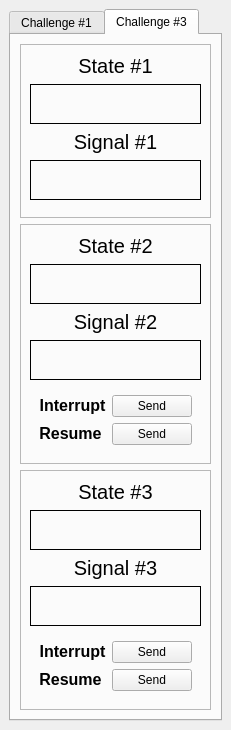
  <widget class="QDockWidget" name="dockWidget_7">
   <property name="floating">
    <bool>false</bool>
   </property>
   <property name="features">
    <set>QDockWidget::DockWidgetFloatable|QDockWidget::DockWidgetMovable</set>
   </property>
   <property name="windowTitle">
    <string>State Machine</string>
   </property>
   <attribute name="dockWidgetArea">
    <number>1</number>
   </attribute>
   <widget class="QWidget" name="dockWidgetContents_12">
    <layout class="QHBoxLayout" name="horizontalLayout">
     <item>
      <widget class="QTabWidget" name="tabWidget">
       <property name="currentIndex">
        <number>1</number>
       </property>
       <property name="movable">
        <bool>false</bool>
       </property>
       <widget class="QWidget" name="tab_2">
        <attribute name="title">
         <string>Challenge #1</string>
        </attribute>
       </widget>
       <widget class="QWidget" name="tab">
        <attribute name="title">
         <string>Challenge #3</string>
        </attribute>
        <layout class="QVBoxLayout" name="verticalLayout_8">
         <item>
          <widget class="QFrame" name="frame_8">
           <property name="sizePolicy">
            <sizepolicy hsizetype="Preferred" vsizetype="Minimum">
             <horstretch>0</horstretch>
             <verstretch>0</verstretch>
            </sizepolicy>
           </property>
           <property name="maximumSize">
            <size>
             <width>16777215</width>
             <height>250</height>
            </size>
           </property>
           <property name="frameShape">
            <enum>QFrame::StyledPanel</enum>
           </property>
           <property name="frameShadow">
            <enum>QFrame::Raised</enum>
           </property>
           <layout class="QVBoxLayout" name="verticalLayout">
            <item>
             <widget class="QLabel" name="label_53">
              <property name="maximumSize">
               <size>
                <width>16777215</width>
                <height>30</height>
               </size>
              </property>
              <property name="font">
               <font>
                <pointsize>15</pointsize>
               </font>
              </property>
              <property name="text">
               <string>&lt;html&gt;&lt;head/&gt;&lt;body&gt;&lt;p align=&quot;center&quot;&gt;State #1&lt;/p&gt;&lt;/body&gt;&lt;/html&gt;</string>
              </property>
             </widget>
            </item>
            <item>
             <widget class="QLabel" name="state_label1">
              <property name="maximumSize">
               <size>
                <width>16777215</width>
                <height>40</height>
               </size>
              </property>
              <property name="font">
               <font>
                <pointsize>18</pointsize>
               </font>
              </property>
              <property name="styleSheet">
               <string notr="true">QLabel{
     border-width: 1px;
     border-style: solid;
     border-color: rgb(0, 0, 0);
}</string>
              </property>
              <property name="text">
               <string>&lt;html&gt;&lt;head/&gt;&lt;body&gt;&lt;p align=&quot;center&quot;&gt;&lt;br/&gt;&lt;/p&gt;&lt;/body&gt;&lt;/html&gt;</string>
              </property>
              <property name="alignment">
               <set>Qt::AlignCenter</set>
              </property>
             </widget>
            </item>
            <item>
             <widget class="QLabel" name="label_55">
              <property name="maximumSize">
               <size>
                <width>16777215</width>
                <height>30</height>
               </size>
              </property>
              <property name="font">
               <font>
                <pointsize>15</pointsize>
               </font>
              </property>
              <property name="text">
               <string>&lt;html&gt;&lt;head/&gt;&lt;body&gt;&lt;p align=&quot;center&quot;&gt;Signal #1&lt;/p&gt;&lt;/body&gt;&lt;/html&gt;</string>
              </property>
             </widget>
            </item>
            <item>
             <widget class="QLabel" name="signal_label1">
              <property name="maximumSize">
               <size>
                <width>16777215</width>
                <height>40</height>
               </size>
              </property>
              <property name="font">
               <font>
                <pointsize>18</pointsize>
               </font>
              </property>
              <property name="styleSheet">
               <string notr="true">QLabel{
     border-width: 1px;
     border-style: solid;
     border-color: rgb(0, 0, 0);
}</string>
              </property>
              <property name="text">
               <string>&lt;html&gt;&lt;head/&gt;&lt;body&gt;&lt;p align=&quot;center&quot;&gt;&lt;br/&gt;&lt;/p&gt;&lt;/body&gt;&lt;/html&gt;</string>
              </property>
              <property name="alignment">
               <set>Qt::AlignCenter</set>
              </property>
             </widget>
            </item>
            <item>
             <widget class="QWidget" name="widget" native="true">
              <property name="sizePolicy">
               <sizepolicy hsizetype="Preferred" vsizetype="Minimum">
                <horstretch>0</horstretch>
                <verstretch>0</verstretch>
               </sizepolicy>
              </property>
              <property name="maximumSize">
               <size>
                <width>16777215</width>
                <height>70</height>
               </size>
              </property>
              <widget class="QPushButton" name="resumebutton1">
               <property name="geometry">
                <rect>
                 <x>98</x>
                 <y>38</y>
                 <width>80</width>
                 <height>23</height>
                </rect>
               </property>
               <property name="maximumSize">
                <size>
                 <width>100</width>
                 <height>16777215</height>
                </size>
               </property>
               <property name="text">
                <string>Send</string>
               </property>
              </widget>
              <widget class="QLabel" name="label_54">
               <property name="geometry">
                <rect>
                 <x>9</x>
                 <y>9</y>
                 <width>83</width>
                 <height>19</height>
                </rect>
               </property>
               <property name="text">
                <string>&lt;html&gt;&lt;head/&gt;&lt;body&gt;&lt;p&gt;&lt;span style=&quot; font-size:12pt; font-weight:600;&quot;&gt;Interrupt&lt;/span&gt;&lt;/p&gt;&lt;/body&gt;&lt;/html&gt;</string>
               </property>
               <property name="alignment">
                <set>Qt::AlignCenter</set>
               </property>
              </widget>
              <widget class="QLabel" name="label_56">
               <property name="geometry">
                <rect>
                 <x>9</x>
                 <y>38</y>
                 <width>72</width>
                 <height>19</height>
                </rect>
               </property>
               <property name="text">
                <string>&lt;html&gt;&lt;head/&gt;&lt;body&gt;&lt;p&gt;&lt;span style=&quot; font-size:12pt; font-weight:600;&quot;&gt;Resume&lt;/span&gt;&lt;/p&gt;&lt;/body&gt;&lt;/html&gt;</string>
               </property>
               <property name="alignment">
                <set>Qt::AlignCenter</set>
               </property>
              </widget>
              <widget class="QPushButton" name="interruptbutton1">
               <property name="geometry">
                <rect>
                 <x>98</x>
                 <y>9</y>
                 <width>80</width>
                 <height>23</height>
                </rect>
               </property>
               <property name="maximumSize">
                <size>
                 <width>100</width>
                 <height>16777215</height>
                </size>
               </property>
               <property name="text">
                <string>Send</string>
               </property>
              </widget>
             </widget>
            </item>
           </layout>
          </widget>
         </item>
         <item>
          <widget class="QFrame" name="frame_9">
           <property name="maximumSize">
            <size>
             <width>16777215</width>
             <height>250</height>
            </size>
           </property>
           <property name="frameShape">
            <enum>QFrame::StyledPanel</enum>
           </property>
           <property name="frameShadow">
            <enum>QFrame::Raised</enum>
           </property>
           <layout class="QVBoxLayout" name="verticalLayout_5">
            <item>
             <widget class="QLabel" name="label_57">
              <property name="maximumSize">
               <size>
                <width>16777215</width>
                <height>30</height>
               </size>
              </property>
              <property name="font">
               <font>
                <pointsize>15</pointsize>
               </font>
              </property>
              <property name="text">
               <string>&lt;html&gt;&lt;head/&gt;&lt;body&gt;&lt;p align=&quot;center&quot;&gt;State #2&lt;/p&gt;&lt;/body&gt;&lt;/html&gt;</string>
              </property>
             </widget>
            </item>
            <item>
             <widget class="QLabel" name="state_label2">
              <property name="maximumSize">
               <size>
                <width>16777215</width>
                <height>40</height>
               </size>
              </property>
              <property name="font">
               <font>
                <pointsize>18</pointsize>
               </font>
              </property>
              <property name="styleSheet">
               <string notr="true">QLabel{
     border-width: 1px;
     border-style: solid;
     border-color: rgb(0, 0, 0);
}</string>
              </property>
              <property name="text">
               <string>&lt;html&gt;&lt;head/&gt;&lt;body&gt;&lt;p align=&quot;center&quot;&gt;&lt;br/&gt;&lt;/p&gt;&lt;/body&gt;&lt;/html&gt;</string>
              </property>
              <property name="alignment">
               <set>Qt::AlignCenter</set>
              </property>
             </widget>
            </item>
            <item>
             <widget class="QLabel" name="label_58">
              <property name="maximumSize">
               <size>
                <width>16777215</width>
                <height>30</height>
               </size>
              </property>
              <property name="font">
               <font>
                <pointsize>15</pointsize>
               </font>
              </property>
              <property name="text">
               <string>&lt;html&gt;&lt;head/&gt;&lt;body&gt;&lt;p align=&quot;center&quot;&gt;Signal #2&lt;/p&gt;&lt;/body&gt;&lt;/html&gt;</string>
              </property>
             </widget>
            </item>
            <item>
             <widget class="QLabel" name="signal_label2">
              <property name="maximumSize">
               <size>
                <width>16777215</width>
                <height>40</height>
               </size>
              </property>
              <property name="font">
               <font>
                <pointsize>18</pointsize>
               </font>
              </property>
              <property name="styleSheet">
               <string notr="true">QLabel{
     border-width: 1px;
     border-style: solid;
     border-color: rgb(0, 0, 0);
}</string>
              </property>
              <property name="text">
               <string>&lt;html&gt;&lt;head/&gt;&lt;body&gt;&lt;p align=&quot;center&quot;&gt;&lt;br/&gt;&lt;/p&gt;&lt;/body&gt;&lt;/html&gt;</string>
              </property>
              <property name="alignment">
               <set>Qt::AlignCenter</set>
              </property>
             </widget>
            </item>
            <item>
             <widget class="QWidget" name="widget_2" native="true">
              <property name="maximumSize">
               <size>
                <width>16777215</width>
                <height>70</height>
               </size>
              </property>
              <layout class="QFormLayout" name="formLayout_3">
               <item row="0" column="0">
                <widget class="QLabel" name="label_59">
                 <property name="text">
                  <string>&lt;html&gt;&lt;head/&gt;&lt;body&gt;&lt;p&gt;&lt;span style=&quot; font-size:12pt; font-weight:600;&quot;&gt;Interrupt&lt;/span&gt;&lt;/p&gt;&lt;/body&gt;&lt;/html&gt;</string>
                 </property>
                 <property name="alignment">
                  <set>Qt::AlignCenter</set>
                 </property>
                </widget>
               </item>
               <item row="0" column="1">
                <widget class="QPushButton" name="interruptbutton2">
                 <property name="maximumSize">
                  <size>
                   <width>100</width>
                   <height>16777215</height>
                  </size>
                 </property>
                 <property name="text">
                  <string>Send</string>
                 </property>
                </widget>
               </item>
               <item row="1" column="0">
                <widget class="QLabel" name="label_60">
                 <property name="text">
                  <string>&lt;html&gt;&lt;head/&gt;&lt;body&gt;&lt;p&gt;&lt;span style=&quot; font-size:12pt; font-weight:600;&quot;&gt;Resume&lt;/span&gt;&lt;/p&gt;&lt;/body&gt;&lt;/html&gt;</string>
                 </property>
                 <property name="alignment">
                  <set>Qt::AlignCenter</set>
                 </property>
                </widget>
               </item>
               <item row="1" column="1">
                <widget class="QPushButton" name="resumebutton2">
                 <property name="maximumSize">
                  <size>
                   <width>100</width>
                   <height>16777215</height>
                  </size>
                 </property>
                 <property name="text">
                  <string>Send</string>
                 </property>
                </widget>
               </item>
              </layout>
             </widget>
            </item>
           </layout>
          </widget>
         </item>
         <item>
          <widget class="QFrame" name="frame_10">
           <property name="maximumSize">
            <size>
             <width>16777215</width>
             <height>250</height>
            </size>
           </property>
           <property name="frameShape">
            <enum>QFrame::StyledPanel</enum>
           </property>
           <property name="frameShadow">
            <enum>QFrame::Raised</enum>
           </property>
           <layout class="QVBoxLayout" name="verticalLayout_6">
            <item>
             <widget class="QLabel" name="label_61">
              <property name="maximumSize">
               <size>
                <width>16777215</width>
                <height>30</height>
               </size>
              </property>
              <property name="font">
               <font>
                <pointsize>15</pointsize>
               </font>
              </property>
              <property name="text">
               <string>&lt;html&gt;&lt;head/&gt;&lt;body&gt;&lt;p align=&quot;center&quot;&gt;State #3&lt;/p&gt;&lt;/body&gt;&lt;/html&gt;</string>
              </property>
             </widget>
            </item>
            <item>
             <widget class="QLabel" name="state_label3">
              <property name="maximumSize">
               <size>
                <width>16777215</width>
                <height>40</height>
               </size>
              </property>
              <property name="font">
               <font>
                <pointsize>18</pointsize>
               </font>
              </property>
              <property name="styleSheet">
               <string notr="true">QLabel{
     border-width: 1px;
     border-style: solid;
     border-color: rgb(0, 0, 0);
}</string>
              </property>
              <property name="text">
               <string>&lt;html&gt;&lt;head/&gt;&lt;body&gt;&lt;p align=&quot;center&quot;&gt;&lt;br/&gt;&lt;/p&gt;&lt;/body&gt;&lt;/html&gt;</string>
              </property>
              <property name="alignment">
               <set>Qt::AlignCenter</set>
              </property>
             </widget>
            </item>
            <item>
             <widget class="QLabel" name="label_62">
              <property name="maximumSize">
               <size>
                <width>16777215</width>
                <height>30</height>
               </size>
              </property>
              <property name="font">
               <font>
                <pointsize>15</pointsize>
               </font>
              </property>
              <property name="text">
               <string>&lt;html&gt;&lt;head/&gt;&lt;body&gt;&lt;p align=&quot;center&quot;&gt;Signal #3&lt;/p&gt;&lt;/body&gt;&lt;/html&gt;</string>
              </property>
             </widget>
            </item>
            <item>
             <widget class="QLabel" name="signal_label3">
              <property name="maximumSize">
               <size>
                <width>16777215</width>
                <height>40</height>
               </size>
              </property>
              <property name="font">
               <font>
                <pointsize>18</pointsize>
               </font>
              </property>
              <property name="styleSheet">
               <string notr="true">QLabel{
     border-width: 1px;
     border-style: solid;
     border-color: rgb(0, 0, 0);
}</string>
              </property>
              <property name="text">
               <string>&lt;html&gt;&lt;head/&gt;&lt;body&gt;&lt;p align=&quot;center&quot;&gt;&lt;br/&gt;&lt;/p&gt;&lt;/body&gt;&lt;/html&gt;</string>
              </property>
              <property name="alignment">
               <set>Qt::AlignCenter</set>
              </property>
             </widget>
            </item>
            <item>
             <widget class="QWidget" name="widget_3" native="true">
              <property name="maximumSize">
               <size>
                <width>16777215</width>
                <height>70</height>
               </size>
              </property>
              <layout class="QFormLayout" name="formLayout_4">
               <item row="0" column="0">
                <widget class="QLabel" name="label_63">
                 <property name="text">
                  <string>&lt;html&gt;&lt;head/&gt;&lt;body&gt;&lt;p&gt;&lt;span style=&quot; font-size:12pt; font-weight:600;&quot;&gt;Interrupt&lt;/span&gt;&lt;/p&gt;&lt;/body&gt;&lt;/html&gt;</string>
                 </property>
                 <property name="alignment">
                  <set>Qt::AlignCenter</set>
                 </property>
                </widget>
               </item>
               <item row="0" column="1">
                <widget class="QPushButton" name="interruptbutton3">
                 <property name="maximumSize">
                  <size>
                   <width>100</width>
                   <height>16777215</height>
                  </size>
                 </property>
                 <property name="text">
                  <string>Send</string>
                 </property>
                </widget>
               </item>
               <item row="1" column="0">
                <widget class="QLabel" name="label_64">
                 <property name="text">
                  <string>&lt;html&gt;&lt;head/&gt;&lt;body&gt;&lt;p&gt;&lt;span style=&quot; font-size:12pt; font-weight:600;&quot;&gt;Resume&lt;/span&gt;&lt;/p&gt;&lt;/body&gt;&lt;/html&gt;</string>
                 </property>
                 <property name="alignment">
                  <set>Qt::AlignCenter</set>
                 </property>
                </widget>
               </item>
               <item row="1" column="1">
                <widget class="QPushButton" name="resumebutton3">
                 <property name="maximumSize">
                  <size>
                   <width>100</width>
                   <height>16777215</height>
                  </size>
                 </property>
                 <property name="text">
                  <string>Send</string>
                 </property>
                </widget>
               </item>
              </layout>
             </widget>
            </item>
           </layout>
          </widget>
         </item>
        </layout>
       </widget>
      </widget>
     </item>
    </layout>
   </widget>
  </widget>
